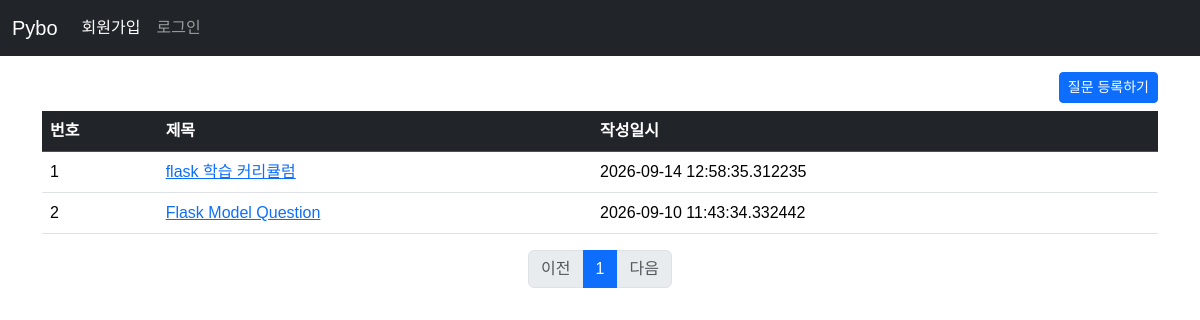
The page /question/list on the database as committed earlier.
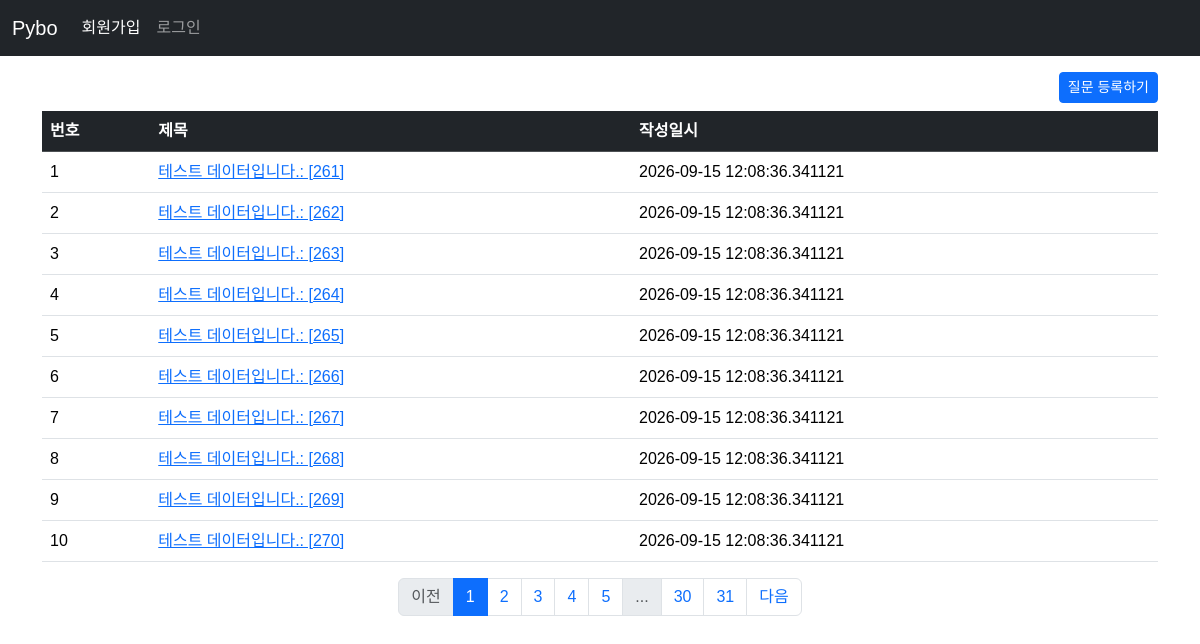
The same page on the database as committed later.
### pybo/models.py (models this page shows)
class Question(db.Model):
    id = db.Column(db.Integer, primary_key=True)
    subject = db.Column(db.String(200), nullable=False)
    content = db.Column(db.Text, nullable=False)
    create_date = db.Column(db.DateTime, nullable=False)

### pybo/views/question_views.py (the view)
@bp.route('/list')
def _list():
    page = request.args.get('page', default=1, type=int)  # url parameter?page=1 이런식으로 보여짐
    question_list = Question.query.order_by(Question.create_date.desc())
    question_list = question_list.paginate(page=page, per_page=10)  # 페이징 구현
    return render_template('question/question_list.html', question_list=question_list)

### pybo/templates/question/question_list.html
{% extends 'base.html' %}
{% block content %}
<div class="container my-3">
    <div class="text-end">
        <a href="{{ url_for('question.create') }}" class="btn btn-primary btn-sm mb-2">질문 등록하기</a>
    </div>
    <table class="table table-hover">
      <thead>
        <tr class="table-dark">
            <th>번호</th>
            <th>제목</th>
            <th>작성일시</th>
        </tr>
      </thead>
      <tbody>
        {% if question_list %}
        {% for question in question_list.items %}
        <tr>
          <td>{{ loop.index }}</td>
          <td>
              <a href="{{ url_for('question.detail', question_id = question.id) }}">{{question.subject}}</a>
          </td>
          <td>{{ question.create_date }}</td>
        </tr>
        {% endfor %}
        {% else %}
        <tr>
            <td colspan="3">질문이 없습니다.</td>
        </tr>
        {% endif %}
      </tbody>
    </table>
    <nav aria-label="...">
      <ul class="pagination justify-content-center">
          {% if question_list.has_prev %}
          <li class="page-item"><a href="?page={{ question_list.prev_num }}" class="page-link">이전</a></li>
          {% else %}
          <li class="page-item disabled"><a href="javascript:void(0)" class="page-link" aria-disabled="true">이전</a></li>
          {% endif %}
          {% for page_num in question_list.iter_pages() %}
          {% if page_num %}
          {% if page_num != question_list.page %}
          <li class="page-item"><a class="page-link" href="?page={{ page_num }}">{{ page_num }}</a></li>
          {% else %}
          <li class="page-item active">
            <a class="page-link" href="javascript:void(0)" aria-current="page">{{ page_num }}</a>
          </li>
          {% endif %}
          {% else %}
          <li class="page-item disabled"><a class="page-link" href="javascript:void(0)">...</a></li>
          {% endif %}
          {% endfor %}
          {% if question_list.has_next %}
          <li class="page-item"><a class="page-link" href="?page={{ question_list.next_num }}">다음</a></li>
          {% else %}
          <li class="page-item disabled"><a class="page-link" href="javascript:void(0)" aria-disabled="true">다음</a></li>
          {% endif %}
      </ul>
    </nav>
</div>
{% endblock %}

### pybo/templates/base.html (shortened to what this page needs)
<!DOCTYPE html>
<html lang="ko">
<head>
    <link rel="stylesheet" href="https://cdn.jsdelivr.net/npm/bootstrap@5.3.8/dist/css/bootstrap.min.css">
    <link rel="stylesheet" href="{{ url_for('static', filename='style.css') }}">
</head>
<body>
    {% include 'navbar.html' %}
    {% block content %}
    {% endblock %}
</body>
</html>

### pybo/templates/navbar.html (shortened to what this page needs)
<nav class="navbar bg-dark navbar-expand-sm" data-bs-theme="dark">
  <div class="container-fluid">
    <a class="navbar-brand" href="{{ url_for('main.index') }}">Pybo</a>
    <div class="collapse navbar-collapse" id="navbarNav">
      <ul class="navbar-nav">
        <li class="nav-item">
          <a class="nav-link active" aria-current="page" href="#">회원가입</a>
        </li>
        <li class="nav-item">
          <a class="nav-link" href="#">로그인</a>
        </li>
      </ul>
    </div>
  </div>
</nav>

### pybo/static/style.css (style rules this page uses)
body { font-family: "Noto Sans KR", sans-serif; font-weight: 400; }

Rows that differ between the two databases and show on the page:
no longer on this page (row unchanged): Question: subject "flask 학습 커리큘럼", create_date "2026-09-14 12:58:35.312235"
no longer on this page (row unchanged): Question: subject "Flask Model Question", create_date "2026-09-10 11:43:34.332442"
added Question: subject "테스트 데이터입니다.: [261]", create_date "2026-09-15 12:08:36.341121"
added Question: subject "테스트 데이터입니다.: [262]", create_date "2026-09-15 12:08:36.341121"
added Question: subject "테스트 데이터입니다.: [263]", create_date "2026-09-15 12:08:36.341121"
added Question: subject "테스트 데이터입니다.: [264]", create_date "2026-09-15 12:08:36.341121"
added Question: subject "테스트 데이터입니다.: [265]", create_date "2026-09-15 12:08:36.341121"
added Question: subject "테스트 데이터입니다.: [266]", create_date "2026-09-15 12:08:36.341121"
added Question: subject "테스트 데이터입니다.: [267]", create_date "2026-09-15 12:08:36.341121"
added Question: subject "테스트 데이터입니다.: [268]", create_date "2026-09-15 12:08:36.341121"
added Question: subject "테스트 데이터입니다.: [269]", create_date "2026-09-15 12:08:36.341121"
added Question: subject "테스트 데이터입니다.: [270]", create_date "2026-09-15 12:08:36.341121"
Other text that changed with them:
new list line: "2"
new list line: "3"
new list line: "4"
new list line: "5"
new list line: "30"
new list line: "31"
